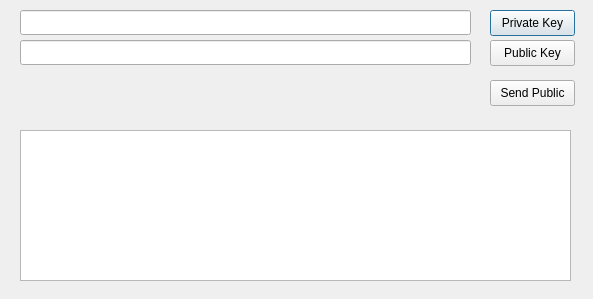
<?xml version="1.0" encoding="UTF-8"?>
<ui version="4.0">
 <class>HaloClientTest</class>
 <widget class="QDialog" name="HaloClientTest">
  <property name="geometry">
   <rect>
    <x>0</x>
    <y>0</y>
    <width>593</width>
    <height>299</height>
   </rect>
  </property>
  <property name="windowTitle">
   <string>Dialog</string>
  </property>
  <widget class="QTextEdit" name="txt_send_string">
   <property name="geometry">
    <rect>
     <x>20</x>
     <y>130</y>
     <width>551</width>
     <height>151</height>
    </rect>
   </property>
   <property name="tabChangesFocus">
    <bool>false</bool>
   </property>
  </widget>
  <widget class="QPushButton" name="get_pri_k_btn">
   <property name="geometry">
    <rect>
     <x>490</x>
     <y>10</y>
     <width>85</width>
     <height>26</height>
    </rect>
   </property>
   <property name="text">
    <string>Private Key</string>
   </property>
  </widget>
  <widget class="QPushButton" name="pushButton_2">
   <property name="geometry">
    <rect>
     <x>490</x>
     <y>40</y>
     <width>85</width>
     <height>26</height>
    </rect>
   </property>
   <property name="text">
    <string>Public Key</string>
   </property>
  </widget>
  <widget class="QPushButton" name="pushButton_3">
   <property name="geometry">
    <rect>
     <x>490</x>
     <y>80</y>
     <width>85</width>
     <height>26</height>
    </rect>
   </property>
   <property name="text">
    <string>Send Public</string>
   </property>
  </widget>
  <widget class="QLineEdit" name="lineEdit">
   <property name="geometry">
    <rect>
     <x>20</x>
     <y>10</y>
     <width>451</width>
     <height>25</height>
    </rect>
   </property>
  </widget>
  <widget class="QLineEdit" name="lineEdit_2">
   <property name="geometry">
    <rect>
     <x>20</x>
     <y>40</y>
     <width>451</width>
     <height>25</height>
    </rect>
   </property>
  </widget>
 </widget>
 <resources/>
 <connections/>
</ui>
